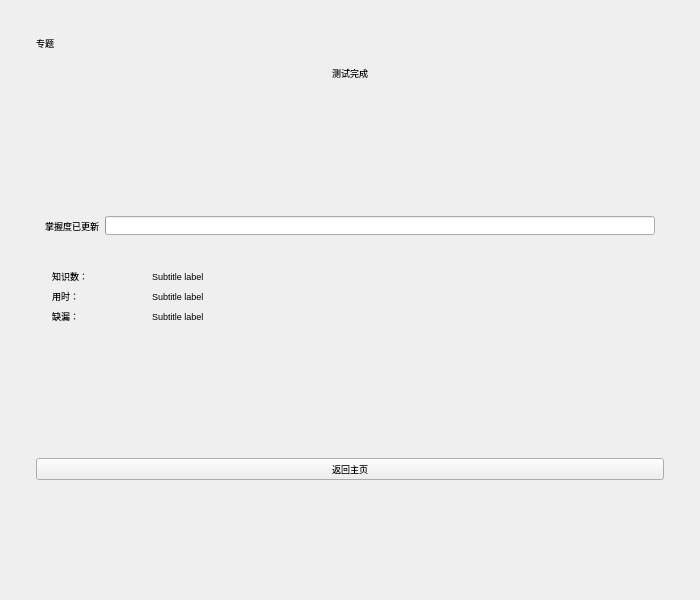
<?xml version="1.0" encoding="UTF-8"?>
<ui version="4.0">
 <class>PageTestReport</class>
 <widget class="QWidget" name="PageTestReport">
  <property name="geometry">
   <rect>
    <x>0</x>
    <y>0</y>
    <width>700</width>
    <height>600</height>
   </rect>
  </property>
  <property name="font">
   <font>
    <pointsize>7</pointsize>
   </font>
  </property>
  <property name="windowTitle">
   <string>Form</string>
  </property>
  <layout class="QVBoxLayout" name="verticalLayout">
   <property name="spacing">
    <number>16</number>
   </property>
   <property name="leftMargin">
    <number>36</number>
   </property>
   <property name="topMargin">
    <number>36</number>
   </property>
   <property name="rightMargin">
    <number>36</number>
   </property>
   <property name="bottomMargin">
    <number>9</number>
   </property>
   <item>
    <widget class="SubtitleLabel" name="knowledgeTitle">
     <property name="text">
      <string>专题</string>
     </property>
    </widget>
   </item>
   <item>
    <widget class="TitleLabel" name="titleLabel">
     <property name="text">
      <string>测试完成</string>
     </property>
     <property name="alignment">
      <set>Qt::AlignCenter</set>
     </property>
    </widget>
   </item>
   <item>
    <spacer name="verticalSpacer_3">
     <property name="orientation">
      <enum>Qt::Vertical</enum>
     </property>
     <property name="sizeHint" stdset="0">
      <size>
       <width>20</width>
       <height>40</height>
      </size>
     </property>
    </spacer>
   </item>
   <item>
    <widget class="QWidget" name="CenterWidget" native="true">
     <layout class="QHBoxLayout" name="horizontalLayout">
      <item>
       <widget class="SubtitleLabel" name="Label_1">
        <property name="text">
         <string>掌握度已更新</string>
        </property>
       </widget>
      </item>
      <item>
       <widget class="ProgressRing" name="progressRing">
        <property name="textVisible">
         <bool>true</bool>
        </property>
       </widget>
      </item>
     </layout>
    </widget>
   </item>
   <item>
    <widget class="QWidget" name="InfoWidget" native="true">
     <layout class="QFormLayout" name="formLayout">
      <property name="horizontalSpacing">
       <number>64</number>
      </property>
      <property name="leftMargin">
       <number>16</number>
      </property>
      <item row="3" column="0">
       <widget class="SubtitleLabel" name="Label_3">
        <property name="text">
         <string>用时：</string>
        </property>
        <property name="margin">
         <number>0</number>
        </property>
       </widget>
      </item>
      <item row="4" column="0">
       <widget class="SubtitleLabel" name="Label_4">
        <property name="text">
         <string>缺漏：</string>
        </property>
        <property name="margin">
         <number>0</number>
        </property>
       </widget>
      </item>
      <item row="4" column="1">
       <widget class="SubtitleLabel" name="missingLabel">
        <property name="text">
         <string>Subtitle label</string>
        </property>
       </widget>
      </item>
      <item row="3" column="1">
       <widget class="SubtitleLabel" name="timeLabel">
        <property name="text">
         <string>Subtitle label</string>
        </property>
       </widget>
      </item>
      <item row="2" column="0">
       <widget class="SubtitleLabel" name="Label_2">
        <property name="text">
         <string>知识数：</string>
        </property>
        <property name="margin">
         <number>0</number>
        </property>
       </widget>
      </item>
      <item row="2" column="1">
       <widget class="SubtitleLabel" name="nOKnoeledgeLabel">
        <property name="text">
         <string>Subtitle label</string>
        </property>
       </widget>
      </item>
     </layout>
    </widget>
   </item>
   <item>
    <spacer name="verticalSpacer_4">
     <property name="orientation">
      <enum>Qt::Vertical</enum>
     </property>
     <property name="sizeHint" stdset="0">
      <size>
       <width>20</width>
       <height>40</height>
      </size>
     </property>
    </spacer>
   </item>
   <item>
    <widget class="PushButton" name="returnButton">
     <property name="text">
      <string>返回主页</string>
     </property>
    </widget>
   </item>
   <item>
    <spacer name="verticalSpacer">
     <property name="orientation">
      <enum>Qt::Vertical</enum>
     </property>
     <property name="sizeHint" stdset="0">
      <size>
       <width>20</width>
       <height>40</height>
      </size>
     </property>
    </spacer>
   </item>
  </layout>
 </widget>
 <customwidgets>
  <customwidget>
   <class>PushButton</class>
   <extends>QPushButton</extends>
   <header>qfluentwidgets</header>
  </customwidget>
  <customwidget>
   <class>SubtitleLabel</class>
   <extends>QLabel</extends>
   <header>qfluentwidgets</header>
  </customwidget>
  <customwidget>
   <class>TitleLabel</class>
   <extends>QLabel</extends>
   <header>qfluentwidgets</header>
  </customwidget>
  <customwidget>
   <class>ProgressBar</class>
   <extends>QProgressBar</extends>
   <header>qfluentwidgets</header>
  </customwidget>
  <customwidget>
   <class>ProgressRing</class>
   <extends>ProgressBar</extends>
   <header>qfluentwidgets</header>
  </customwidget>
 </customwidgets>
 <resources/>
 <connections/>
</ui>
